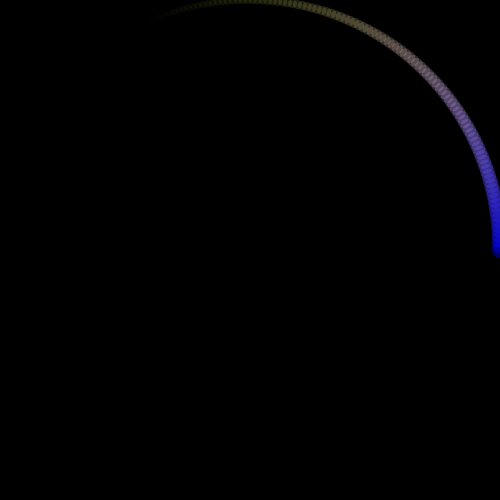
Frame 1 (no input)
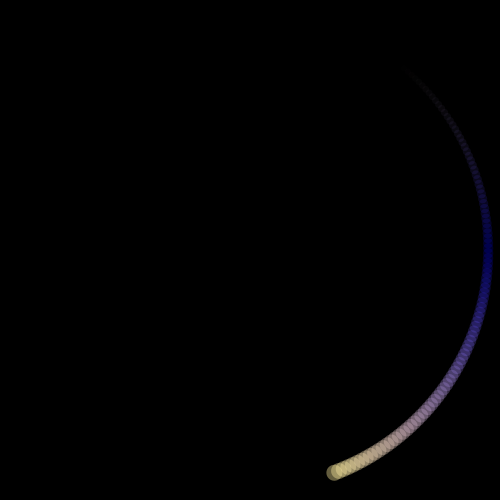
Frame 60 (the mouse pressed at the canvas centre just before this capture)
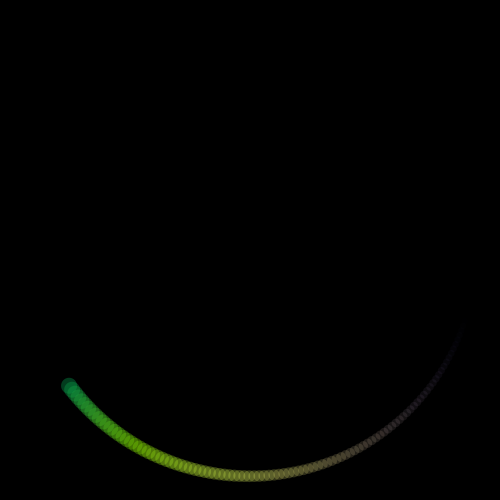
Frame 120 (the mouse held since frame 60 and released just before this capture)

The Processing sketch that drew these frames (run headless with seeded random() and noise(); from frame 60 on, the mouse is pressed at the canvas centre):

// Processing sketch: processing_55975
// ── processing_55975.pde

//  Title: Spiral Template
//  Description: A template for making an animated spiraling sketch 
//  Date Started: 2012 Feb 24
//  Last Modified: 2012 Mar 05
//  http://asymptoticdesign.wordpress.com/
//  This work is licensed under a Creative Commons 3.0 License.
//  (Attribution - NonCommerical - ShareAlike)
//  http://creativecommons.org/licenses/by-nc-sa/3.0/
//
//  In summary, you are free to copy, distribute, edit, and remix the work.
//  Under the conditions that you attribute the work to me, it is for
//  noncommercial purposes, and if you build upon this work or otherwise alter
//  it, you may only distribute the resulting work under this license.
//
//  Of course, the conditions may be waived with permission from the author.
//

//-----------------Globals
/* These are variables that you want to exist throughout the entire sketch.*/
float r = 250;
float rinc = -0.2;
float theta = 0;
float theta_vel = 0.02;
float vel_ratio = 1.0008;

//-----------------Setup
/*The code in setup() will only be run once in your sketch.  Use this space to set things up like
 the sketch size, background color, framerate, etc. etc.*/
void setup() {
  //setup the sketch parameters
  size(500, 500);
  frameRate(60);
  smooth();
}

//-----------------Main Loop
void draw() {
  //create a black background
  float red, green, blue;
  float x, y;
  int i;
  
  background(0);
  noStroke();
  red = abs(sin(theta)*255);
  green = 0;
  blue = abs(cos(theta)*255);

  for (i = 0; i <100; i++) {
    float thetanew = theta-i*theta_vel;
    
    //calculate color
    red = abs(sin(thetanew*1.25)*255);
    green = abs(sin(thetanew)*255);
    blue = abs(cos(thetanew*.75)*255);
    //convert the radius and angle of the circular path to x,y coordinates
    //setup the parameters for drawign the ellipse
    x = r * cos(thetanew) + width/2;
    y = r * sin(thetanew) + height/2;
    fill(red, green, blue,100.0-(float)i);
    //draw the ellipse
    ellipse(x, y, 16-(float)i/10, 16-(float)i/10);
  }
  //update the position for the next frame
  if (rinc < 0) {
    theta_vel = theta_vel*vel_ratio;
    theta += theta_vel;
  } else {
    theta_vel = theta_vel/vel_ratio;
    theta += theta_vel;
  }
  r += rinc;
  if (r <= 5) {
    rinc = .2;
  } else if (r >= 250) {
    rinc = -.2;
  }
}
